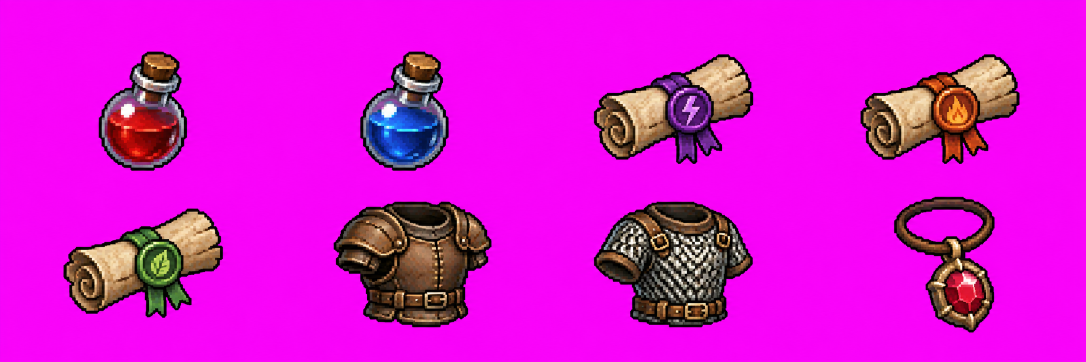
#> input picture rogue-like-play/art/items/source/items_a.png, 2172 x 724 px (shown at 1/2 size)
$ python process_item_icons.py
#> lines starting #> are read from the running program, lines starting #| are printed output that depends on the picture; after the words box and inside, x2 and y2 are one past the last pixel; in counts of white or black regions, pixels touching at a corner belong together
### rogue-like-play/tools/process_enemy_sheet.py
"""Turn generated enemy boards into the game's right-facing sprite strip.

Reads art/enemies/source/<id>_idle.png (4 frames in one row) and, when present,
art/enemies/source/<id>_action.png (wind-up, strike, hurt, down), then writes
art/enemies/<id>.png: one row of square frames in that order. Backgrounds may be
a flat colour, a fake checkerboard or real transparency.

	python tools/process_enemy_sheet.py basic
	python tools/process_enemy_sheet.py boss_ruin_king
	python tools/process_enemy_sheet.py --all

The enemies are now drawn as rigs and these strips are retired (their boards
are no longer in the repository); the module stays for the background,
shrinking and outline helpers that build_ui_frames.py, cut_card_art.py and
process_item_icons.py import.
"""

from __future__ import annotations

import argparse
from collections import Counter, deque
from pathlib import Path

import numpy as np
from PIL import Image, ImageChops, ImageFilter

ROOT = Path(__file__).resolve().parent.parent
SOURCE = ROOT / "art" / "enemies" / "source"
OUTPUT = ROOT / "art" / "enemies"
FRAMES_PER_BOARD = 4
BOTTOM_MARGIN = 2
SIDE_MARGIN = 2
PALETTE_COLORS = 32
OUTLINE_COLOR = (22, 25, 38, 255)
BACKGROUND_TOLERANCE = 48
MIN_SPECK_SHARE = 0.004


# (frame size, idle body height) in pixels. Bodies are sized by height so a
# wide creature (a sword, a cape) is not shrunk to fit a tight frame; the frame
# leaves room for lunges. The hero's body is 56px tall on the same scale, so a
# humanoid matches her and small creatures stay visibly smaller.
FRAME_SIZES = {
	"basic": (96, 58),
	"proximity": (96, 40),
	"fast": (96, 42),
	"charge": (96, 50),
	"summoner": (96, 48),
	"turret": (96, 56),
	"boss": (176, 112),
	"torch": (48, 36),
	# HUD face graphics: normal, blink, hurt, near collapse (art/ui/).
	"hud_portrait": (96, 90),
}
DEFAULT_FRAME = (96, 52)


# [4 lines left out: function frame_spec, not called in this run]


def frame_size_for(sprite_id: str) -> int:
	return frame_spec(sprite_id)[0]


def border_colours(rgb: np.ndarray) -> list[np.ndarray]:
	border = np.concatenate([rgb[0], rgb[-1], rgb[:, 0], rgb[:, -1]])
	counts = Counter(tuple(int(v) // 8 for v in pixel) for pixel in border)
	colours: list[np.ndarray] = []
	for key, count in counts.most_common(4):
		if count < len(border) * 0.08:
			break
		members = [pixel for pixel in border if tuple(int(v) // 8 for v in pixel) == key]
		colours.append(np.mean(members, axis=0))
	return colours


def background_mask(image: Image.Image) -> np.ndarray:
	"""True where the pixel is background."""
	rgba = np.asarray(image.convert("RGBA")).astype(np.int32)
	alpha = rgba[:, :, 3]
#> alpha: shape (724, 2172) int32; every value is 255
	edge_alpha = np.concatenate([alpha[0], alpha[-1], alpha[:, 0], alpha[:, -1]])
#> edge_alpha = 5792 values from 255 to 255
	if np.mean(edge_alpha < 128) > 0.5:
		return alpha < 128
	rgb = rgba[:, :, :3]
	near = np.zeros(alpha.shape, dtype=bool)
	saturated = False
	for colour in border_colours(rgb):
#> in border_colours, `counts = Counter(tuple(int(v) // 8 for v in pixel) for pixel in border)`: counts = 14 items
		near |= np.abs(rgb - colour).sum(axis=2) < BACKGROUND_TOLERANCE
		saturated = saturated or (colour.max() - colour.min()) > 120
#> this loop made 3 passes
#> pass 1, in background_mask, `near |= np.abs(rgb - colour).sum(axis=2) < BACKGROUND_TOLERANCE`:
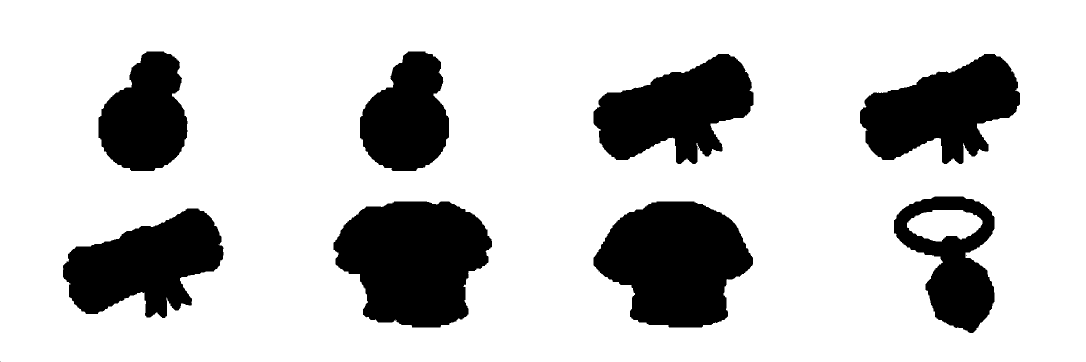
#> near: shape (724, 2172) bool (shown at 1/2 size); 78.7% white; 12 black regions (4 under 20 px), largest, box (x1, y1, x2, y2) and area: (667, 403, 984, 655) 59172, (1187, 403, 1506, 655) 56889, (1187, 108, 1507, 328) 43184
	if saturated:
		# A chroma key colour never appears in the art, so enclosed gaps
		# (between legs, inside a ring) are background too.
		return near
	height, width = near.shape
	mask = np.zeros_like(near)
	queue: deque[tuple[int, int]] = deque()
	for x in range(width):
		queue.extend(((0, x), (height - 1, x)))
	for y in range(height):
		queue.extend(((y, 0), (y, width - 1)))
	while queue:
		y, x = queue.popleft()
		if mask[y, x] or not near[y, x]:
			continue
		mask[y, x] = True
		if y > 0:
			queue.append((y - 1, x))
		if y + 1 < height:
			queue.append((y + 1, x))
		if x > 0:
			queue.append((y, x - 1))
		if x + 1 < width:
			queue.append((y, x + 1))
	return mask


# [65 lines left out: functions split_frames, drop_specks, not called in this run]


def downscale(sprite: Image.Image, scale: float) -> Image.Image:
	target = (max(1, round(sprite.width * scale)), max(1, round(sprite.height * scale)))
	rgba = np.asarray(sprite).astype(np.float64)
	alpha = rgba[:, :, 3:4] / 255.0
	# Premultiply so no background colour bleeds into the edge pixels.
	premultiplied = Image.fromarray((rgba[:, :, :3] * alpha).astype(np.uint8))
	coverage = sprite.getchannel("A")
	colour = np.asarray(premultiplied.resize(target, Image.Resampling.BOX)).astype(np.float64)
	weight = np.asarray(coverage.resize(target, Image.Resampling.BOX)).astype(np.float64) / 255.0
	solid = weight >= 0.5
	colour = np.where(weight[:, :, None] > 0, colour / np.maximum(weight[:, :, None], 1e-6), 0)
	out = np.zeros((target[1], target[0], 4), dtype=np.uint8)
	out[:, :, :3] = np.clip(colour, 0, 255).astype(np.uint8)
	out[:, :, 3] = np.where(solid, 255, 0)
	return Image.fromarray(out)


def add_outline(sprite: Image.Image) -> Image.Image:
	padded = Image.new("RGBA", (sprite.width + 2, sprite.height + 2))
	padded.alpha_composite(sprite, (1, 1))
	alpha = padded.getchannel("A")
	ring = ImageChops.subtract(alpha.filter(ImageFilter.MaxFilter(3)), alpha)
	result = Image.new("RGBA", padded.size)
	result.paste(Image.new("RGBA", padded.size, OUTLINE_COLOR), mask=ring)
	result.alpha_composite(padded)
	return result


# [76 lines left out: functions quantize, build_strip, validate, main, not called in this run]


# [2 lines that do not run on import are left out]

### rogue-like-play/tools/process_item_icons.py
"""Cut generated item boards into the game's item icons.

Each board in art/items/source/ is a grid of objects on a flat background, laid
out in the order listed in BOARDS. Every object becomes art/items/<item id>.png:
a 48px pixel-art icon (fitted to 44px, octree palette, the enemies' 1px dark
outline) stored at 2x with nearest scaling, so a 48px item card shows it at
exactly one source pixel per two texture pixels.

	python tools/process_item_icons.py

The items now use painted icons (build_painted_objects.py) and these pixel
icons are retired (their boards are no longer in the repository); the module
stays for the board cutting that build_ui_frames.py and process_emblems.py
import.
"""

from __future__ import annotations

from collections import deque
from pathlib import Path

import numpy as np
from PIL import Image

from process_enemy_sheet import add_outline, background_mask, downscale

ROOT = Path(__file__).resolve().parent.parent
SOURCE = ROOT / "art" / "items" / "source"
OUTPUT = ROOT / "art" / "items"
ICON = 48
FIT = 44
STORED_SCALE = 2
PALETTE_COLORS = 32
# Parts smaller than this share of a cell's object (sparkles, a loose pixel)
# are dropped; a detached cord or crystal is kept with its object.
MIN_PART_SHARE = 0.01
# (board file, rows, columns, ids in reading order). Weapon items use the ids
# ItemData.from_weapon gives them: weapon_<WeaponData.Kind>.
BOARDS = [
	("items_a.png", 2, 4, ["healing_potion", "mana_potion", "bolt_scroll", "flame_scroll", "heal_scroll", "leather_armor", "chain_armor", "power_charm"]),
	("items_b.png", 2, 4, ["vision_charm", "vital_charm", "damage_talisman", "defense_talisman", "vision_talisman", "regen_talisman", "kill_heal_talisman", "gold_talisman"]),
	("items_c.png", 2, 3, ["exp_talisman", "weapon_0", "weapon_1", "weapon_2", "weapon_3", "weapon_4"]),
]


def components(foreground: np.ndarray) -> list[tuple[np.ndarray, tuple[float, float]]]:
	"""Connected parts as (pixel index array, centre)."""
	height, width = foreground.shape
	labels = np.zeros(foreground.shape, dtype=np.int32)
	parts: list[tuple[np.ndarray, tuple[float, float]]] = []
	for y, x in zip(*np.nonzero(foreground)):
		if labels[y, x]:
			continue
		label = len(parts) + 1
		labels[y, x] = label
		queue: deque[tuple[int, int]] = deque([(y, x)])
		members: list[int] = []
		while queue:
			cy, cx = queue.popleft()
			members.append(cy * width + cx)
			for ny, nx in ((cy - 1, cx), (cy + 1, cx), (cy, cx - 1), (cy, cx + 1)):
				if 0 <= ny < height and 0 <= nx < width and foreground[ny, nx] and not labels[ny, nx]:
					labels[ny, nx] = label
					queue.append((ny, nx))
		pixels = np.array(members)
		parts.append((pixels, (float((pixels // width).mean()), float((pixels % width).mean()))))
	return parts


def cut_board(board: Image.Image, rows: int, columns: int) -> list[Image.Image]:
	rgba = np.asarray(board.convert("RGBA")).copy()
	foreground = ~background_mask(board)
#> foreground: shape (724, 2172) bool; 21.2% white; 12 white regions (4 under 20 px), largest, box (x1, y1, x2, y2) and area: (667, 403, 984, 655) 59160, (1187, 403, 1506, 655) 56873, (1187, 108, 1507, 328) 43165
#> board is the input picture: PIL image 2172x724 RGB; mean R, G, B 217.9, 18.7, 210.3
	height, width = foreground.shape
	cells: list[list[np.ndarray]] = [[] for _ in range(rows * columns)]
	# Objects may lean past the grid lines, so each part joins the cell that
	# holds its centre rather than being clipped at the boundary.
	for pixels, (cy, cx) in components(foreground):
#> in components, `height, width = foreground.shape`: height = 724; width = 2172
		row = min(rows - 1, int(cy / height * rows))
		column = min(columns - 1, int(cx / width * columns))
		cells[row * columns + column].append(pixels)
#> this loop made 12 passes
	icons: list[Image.Image] = []
	for index, parts in enumerate(cells):
		total = sum(len(pixels) for pixels in parts)
		if total == 0:
			raise ValueError(f"Cell {index} is empty")
		mask = np.zeros(height * width, dtype=bool)
		for pixels in parts:
			if len(pixels) >= total * MIN_PART_SHARE:
				mask[pixels] = True
		mask = mask.reshape(height, width)
		cell = rgba.copy()
		cell[:, :, 3] = np.where(mask, 255, 0)
		image = Image.fromarray(cell)
		icons.append(image.crop(image.getchannel("A").getbbox()))
#> this loop made 8 passes
#> total on passes 1 to 8: 30571, 30621, 43168, 43136, 43080, 59162, 56873, 27537
#> pass 1, in cut_board, `image = Image.fromarray(cell)`:
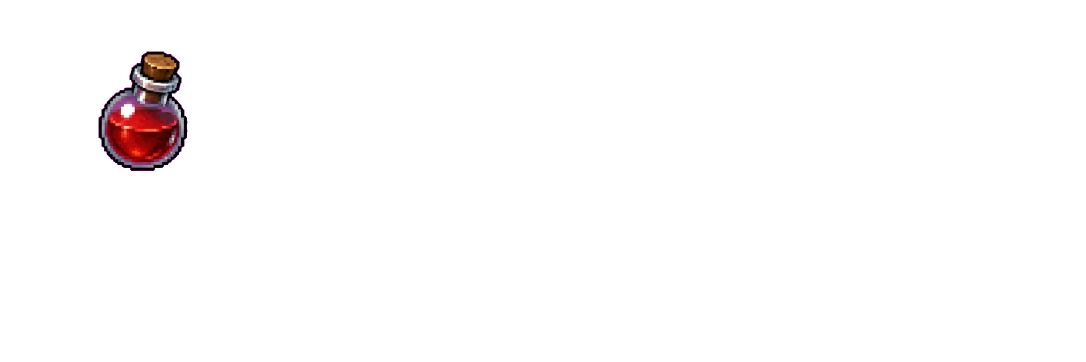
#> image: PIL image 2172x724 RGBA (shown at 1/2 size); mean R, G, B, A 217.9, 18.7, 210.3, 5; transparent parts drawn white
#> after the loop:
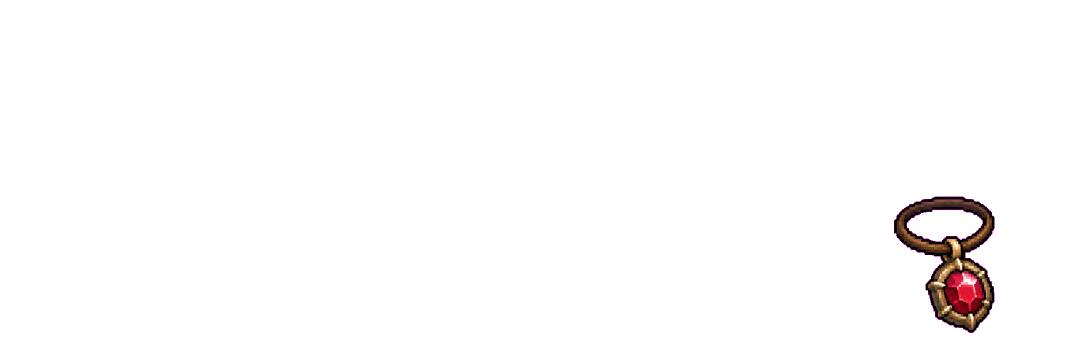
#> cell: shape (724, 2172, 4) (shown at 1/2 size); mean R, G, B, A 217.9, 18.7, 210.3, 4.5; transparent parts drawn white
#> after the loop:
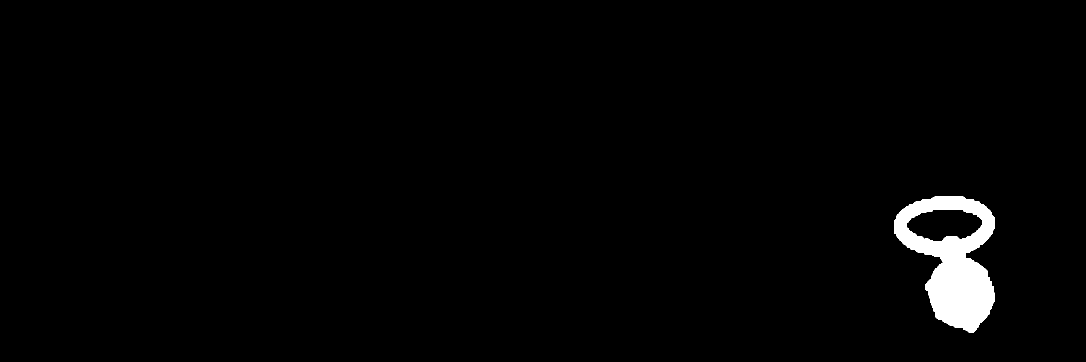
#> mask: shape (724, 2172) bool (shown at 1/2 size); 1.8% white; 1 white region, box (x1, y1, x2, y2) and area: (1788, 393, 1989, 666) 27535
#> after the loop, icons = 8 items
	return icons


def to_icon(source: Image.Image) -> Image.Image:
	small = downscale(source, FIT / max(source.size))
	small = small.crop(small.getchannel("A").getbbox())
	alpha = small.getchannel("A")
	flat = Image.new("RGB", small.size)
	flat.paste(small.convert("RGB"), mask=alpha)
	reduced = flat.quantize(colors=PALETTE_COLORS, method=Image.Quantize.FASTOCTREE, dither=Image.Dither.NONE).convert("RGBA")
	reduced.putalpha(alpha)
	body = add_outline(reduced)
	icon = Image.new("RGBA", (ICON, ICON))
	icon.alpha_composite(body, ((ICON - body.width) // 2, (ICON - body.height) // 2))
	return icon


def main() -> None:
	OUTPUT.mkdir(parents=True, exist_ok=True)
	for name, rows, columns, ids in BOARDS:
		path = SOURCE / name
		if not path.exists():
			print(f"Skipped {name}: not generated yet")
			continue
		icons = cut_board(Image.open(path), rows, columns)
#> icons = 8 items
		for item_id, source in zip(ids, icons, strict=True):
			icon = to_icon(source)
			if any(icon.getchannel("A").histogram()[1:255]):
				raise ValueError(f"{item_id}: alpha must be binary")
			icon.resize((ICON * STORED_SCALE, ICON * STORED_SCALE), Image.Resampling.NEAREST).save(OUTPUT / f"{item_id}.png")
#> this loop made 8 passes
#> item_id on passes 1 to 8: 'healing_potion', 'mana_potion', 'bolt_scroll', 'flame_scroll', 'heal_scroll', 'leather_armor', 'chain_armor', 'power_charm'
#> pass 1, in downscale, `alpha = rgba[:, :, 3:4] / 255.0`:
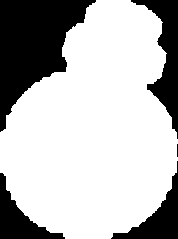
#> alpha: shape (239, 178, 1) float64; values 0 (black) and 1 (white), 71.9% white; 5 black regions (1 under 20 px), largest, box (x1, y1, x2, y2) and area: (0, 0, 96, 132) 6476, (131, 0, 178, 139) 2355, (111, 161, 178, 239) 1592, (0, 173, 65, 239) 1535
#> pass 1, in downscale, `premultiplied = Image.fromarray((rgba[:, :, :3] * alpha).astype(np.uin..`:
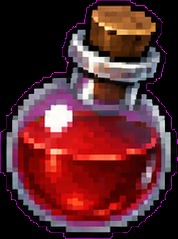
#> premultiplied: PIL image 178x239 RGB; mean R, G, B 88.7, 39.7, 44.6
#> after the loop:
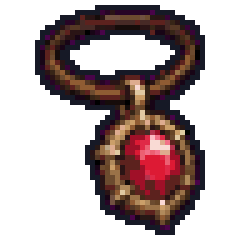
#> icon: PIL image 48x48 RGBA (shown 5 times larger); mean R, G, B, A 32.9, 18.3, 18, 105.4; transparent parts drawn white
		print(f"Saved {len(ids)} icons from {name}")
#> pass 2 of the loop in main, `for name, rows, columns, ids in BOARDS:`:
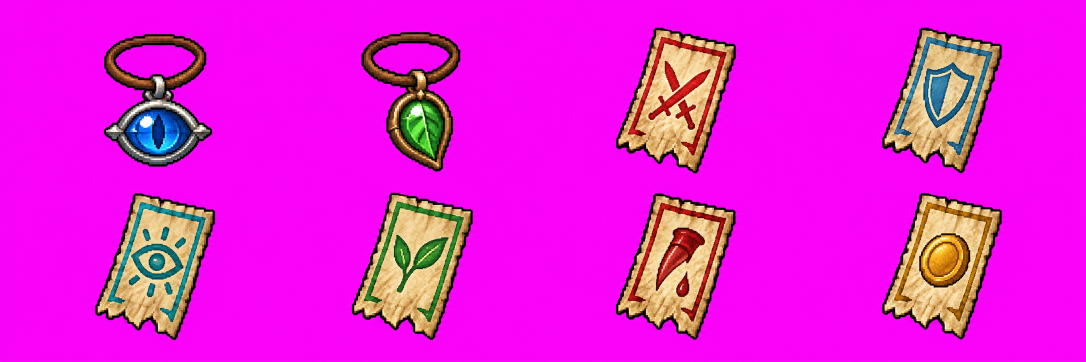
#> input picture rogue-like-play/art/items/source/items_b.png, 2172 x 724 px (shown at 1/2 size)
#> the loop in background_mask (call 2), `for colour in border_colours(rgb):` made 4 passes
#> colour on passes 1 to 4: [244.8, 5.28, 248.2], [246.6, 12.24, 243.5], [244.9, 4.88, 247], [248.5, 4.89, 248.2]
#> pass 1, in background_mask (call 2), `near |= np.abs(rgb - colour).sum(axis=2) < BACKGROUND_TOLERANCE`:
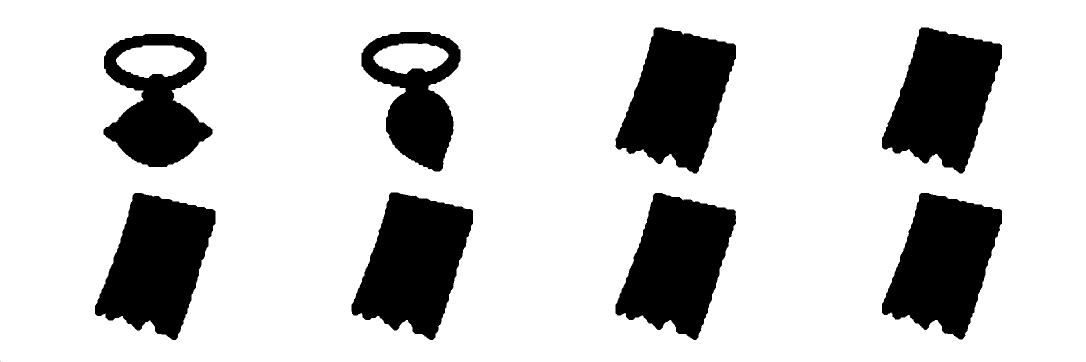
#> near: shape (724, 2172) bool (shown at 1/2 size); 79.2% white; 9 black regions (1 under 20 px), largest, box (x1, y1, x2, y2) and area: (703, 385, 946, 680) 45471, (190, 386, 431, 680) 44723, (1764, 386, 2004, 679) 44565
#> in cut_board, board is the input picture: PIL image 2172x724 RGB; mean R, G, B 228.8, 28.5, 215.7
#> the loop in cut_board (call 2), `for pixels, (cy, cx) in components(foreground):` made 9 passes
#> (cy, cx, row, column) on passes 1 to 4: (195.7, 1354.8, 0, 2), (195.5, 1886.6, 0, 3), (199.7, 833.7, 0, 1), (212.5, 313.5, 0, 0)
#> the loop in cut_board (call 2), `for index, parts in enumerate(cells):` made 8 passes
#> total on passes 1 to 4: 31747, 27613, 44359, 44286
#> the loop in main, `for item_id, source in zip(ids, icons, strict=True):` made 8 passes
#> item_id on passes 1 to 4: 'vision_charm', 'vital_charm', 'damage_talisman', 'defense_talisman'
#> after the loop in main, `for item_id, source in zip(ids, icons, strict=True):`:
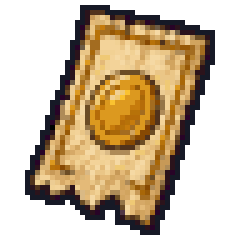
#> icon: PIL image 48x48 RGBA (shown 5 times larger); mean R, G, B, A 81.6, 63.3, 37.7, 130.3; transparent parts drawn white
#> pass 3 of the loop in main, `for name, rows, columns, ids in BOARDS:`:
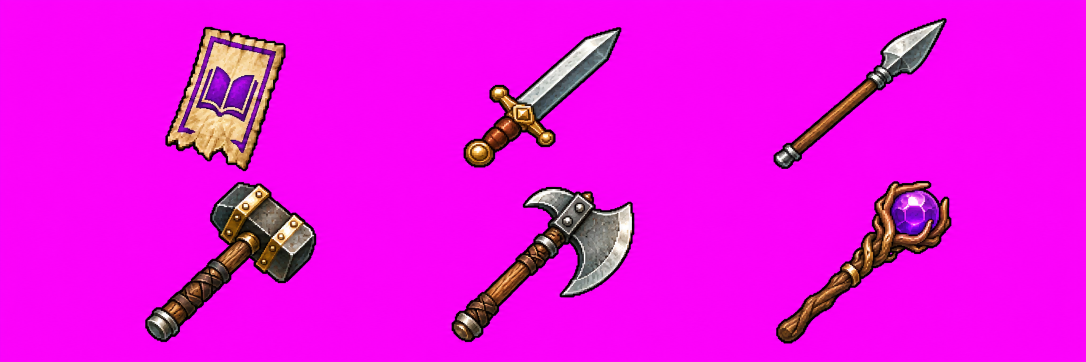
#> input picture rogue-like-play/art/items/source/items_c.png, 2172 x 724 px (shown at 1/2 size)
#> the loop in background_mask (call 3), `for colour in border_colours(rgb):` made 3 passes
#> colour on passes 1 to 3: [248.9, 5.61, 249.4], [248.8, 11.86, 245.8], [244.4, 5.11, 249.6]
#> pass 1, in background_mask (call 3), `near |= np.abs(rgb - colour).sum(axis=2) < BACKGROUND_TOLERANCE`:
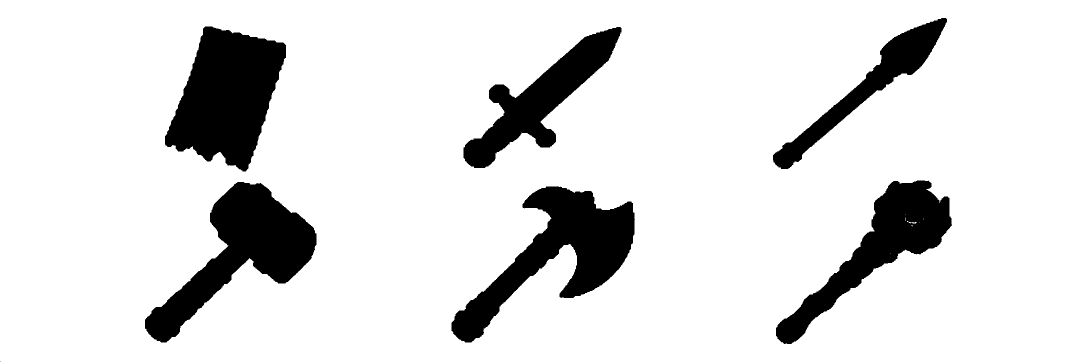
#> near: shape (724, 2172) bool (shown at 1/2 size); 87.2% white; 8 black regions (2 under 20 px), largest, box (x1, y1, x2, y2) and area: (330, 53, 572, 343) 43969, (903, 373, 1270, 685) 40288, (290, 364, 633, 685) 39853, (1552, 361, 1904, 688) 31497, (927, 54, 1243, 336) 26968, (1546, 36, 1894, 338) 18793
#> in cut_board, board is the input picture: PIL image 2172x724 RGB; mean R, G, B 234.4, 13.8, 228.6
#> the loop in cut_board (call 3), `for pixels, (cy, cx) in components(foreground):` made 8 passes
#> (cy, cx, row, column) on passes 1, 2, 3, 5: (171.3, 1737.2, 0, 2), (192.5, 453.8, 0, 0), (197.4, 1081, 0, 1), (495, 1757, 1, 2)
#> the loop in cut_board (call 3), `for index, parts in enumerate(cells):` made 6 passes
#> total on passes 1 to 4: 43930, 26946, 18769, 39813
#> pass 3, in cut_board (call 3), `image = Image.fromarray(cell)`:
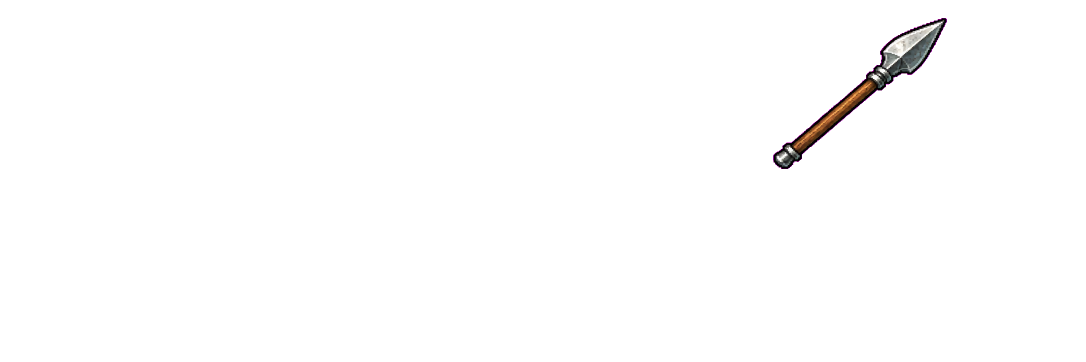
#> image: PIL image 2172x724 RGBA (shown at 1/2 size); mean R, G, B, A 234.4, 13.8, 228.6, 3; transparent parts drawn white
#> after the loop in cut_board (call 3), `for index, parts in enumerate(cells):`: icons = 6 items
#> the loop in main, `for item_id, source in zip(ids, icons, strict=True):` made 6 passes
#> item_id on passes 1 to 4: 'exp_talisman', 'weapon_0', 'weapon_1', 'weapon_2'


if __name__ == "__main__":
	main()
